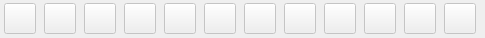
<?xml version="1.0" encoding="UTF-8"?>
<ui version="4.0">
 <class>QBirchImageControl</class>
 <widget class="QWidget" name="QBirchImageControl">
  <property name="geometry">
   <rect>
    <x>0</x>
    <y>0</y>
    <width>485</width>
    <height>38</height>
   </rect>
  </property>
  <property name="sizePolicy">
   <sizepolicy hsizetype="Fixed" vsizetype="Fixed">
    <horstretch>0</horstretch>
    <verstretch>0</verstretch>
   </sizepolicy>
  </property>
  <property name="minimumSize">
   <size>
    <width>268</width>
    <height>38</height>
   </size>
  </property>
  <property name="windowTitle">
   <string>Image control</string>
  </property>
  <layout class="QHBoxLayout" name="horizontalLayout">
   <property name="margin">
    <number>2</number>
   </property>
   <item>
    <widget class="QToolButton" name="viewXButton">
     <property name="enabled">
      <bool>false</bool>
     </property>
     <property name="sizePolicy">
      <sizepolicy hsizetype="Fixed" vsizetype="Fixed">
       <horstretch>0</horstretch>
       <verstretch>0</verstretch>
      </sizepolicy>
     </property>
     <property name="minimumSize">
      <size>
       <width>30</width>
       <height>30</height>
      </size>
     </property>
     <property name="toolTip">
      <string>view along x axis</string>
     </property>
     <property name="text">
      <string/>
     </property>
     <property name="icon">
      <iconset resource="../QBirchWidgets.qrc">
       <normaloff>:/Icons/yz_plane.png</normaloff>:/Icons/yz_plane.png</iconset>
     </property>
     <property name="iconSize">
      <size>
       <width>24</width>
       <height>24</height>
      </size>
     </property>
    </widget>
   </item>
   <item>
    <widget class="QToolButton" name="viewYButton">
     <property name="enabled">
      <bool>false</bool>
     </property>
     <property name="sizePolicy">
      <sizepolicy hsizetype="Fixed" vsizetype="Fixed">
       <horstretch>0</horstretch>
       <verstretch>0</verstretch>
      </sizepolicy>
     </property>
     <property name="minimumSize">
      <size>
       <width>30</width>
       <height>30</height>
      </size>
     </property>
     <property name="toolTip">
      <string>view along y axis</string>
     </property>
     <property name="text">
      <string/>
     </property>
     <property name="icon">
      <iconset resource="../QBirchWidgets.qrc">
       <normaloff>:/Icons/xz_plane.png</normaloff>:/Icons/xz_plane.png</iconset>
     </property>
     <property name="iconSize">
      <size>
       <width>24</width>
       <height>24</height>
      </size>
     </property>
    </widget>
   </item>
   <item>
    <widget class="QToolButton" name="viewZButton">
     <property name="enabled">
      <bool>false</bool>
     </property>
     <property name="sizePolicy">
      <sizepolicy hsizetype="Fixed" vsizetype="Fixed">
       <horstretch>0</horstretch>
       <verstretch>0</verstretch>
      </sizepolicy>
     </property>
     <property name="minimumSize">
      <size>
       <width>30</width>
       <height>30</height>
      </size>
     </property>
     <property name="toolTip">
      <string>view along z axis</string>
     </property>
     <property name="text">
      <string/>
     </property>
     <property name="icon">
      <iconset resource="../QBirchWidgets.qrc">
       <normaloff>:/Icons/xy_plane.png</normaloff>:/Icons/xy_plane.png</iconset>
     </property>
     <property name="iconSize">
      <size>
       <width>24</width>
       <height>24</height>
      </size>
     </property>
    </widget>
   </item>
   <item>
    <widget class="QToolButton" name="flipVerticalButton">
     <property name="enabled">
      <bool>false</bool>
     </property>
     <property name="sizePolicy">
      <sizepolicy hsizetype="Fixed" vsizetype="Fixed">
       <horstretch>0</horstretch>
       <verstretch>0</verstretch>
      </sizepolicy>
     </property>
     <property name="minimumSize">
      <size>
       <width>30</width>
       <height>30</height>
      </size>
     </property>
     <property name="toolTip">
      <string>flip image vertically</string>
     </property>
     <property name="text">
      <string/>
     </property>
     <property name="icon">
      <iconset resource="../QBirchWidgets.qrc">
       <normaloff>:/Icons/flipVicon.png</normaloff>:/Icons/flipVicon.png</iconset>
     </property>
     <property name="iconSize">
      <size>
       <width>24</width>
       <height>24</height>
      </size>
     </property>
    </widget>
   </item>
   <item>
    <widget class="QToolButton" name="flipHorizontalButton">
     <property name="enabled">
      <bool>false</bool>
     </property>
     <property name="sizePolicy">
      <sizepolicy hsizetype="Fixed" vsizetype="Fixed">
       <horstretch>0</horstretch>
       <verstretch>0</verstretch>
      </sizepolicy>
     </property>
     <property name="minimumSize">
      <size>
       <width>30</width>
       <height>30</height>
      </size>
     </property>
     <property name="toolTip">
      <string>flip image horizontally</string>
     </property>
     <property name="text">
      <string/>
     </property>
     <property name="icon">
      <iconset resource="../QBirchWidgets.qrc">
       <normaloff>:/Icons/flipHicon.png</normaloff>:/Icons/flipHicon.png</iconset>
     </property>
     <property name="iconSize">
      <size>
       <width>24</width>
       <height>24</height>
      </size>
     </property>
    </widget>
   </item>
   <item>
    <widget class="QToolButton" name="rotateClockwiseButton">
     <property name="enabled">
      <bool>false</bool>
     </property>
     <property name="sizePolicy">
      <sizepolicy hsizetype="Fixed" vsizetype="Fixed">
       <horstretch>0</horstretch>
       <verstretch>0</verstretch>
      </sizepolicy>
     </property>
     <property name="minimumSize">
      <size>
       <width>30</width>
       <height>30</height>
      </size>
     </property>
     <property name="toolTip">
      <string>rotate clockwise 90 degrees</string>
     </property>
     <property name="text">
      <string/>
     </property>
     <property name="icon">
      <iconset resource="../QBirchWidgets.qrc">
       <normaloff>:/Icons/cwicon.png</normaloff>:/Icons/cwicon.png</iconset>
     </property>
     <property name="iconSize">
      <size>
       <width>24</width>
       <height>24</height>
      </size>
     </property>
    </widget>
   </item>
   <item>
    <widget class="QToolButton" name="rotateCounterClockwiseButton">
     <property name="enabled">
      <bool>false</bool>
     </property>
     <property name="sizePolicy">
      <sizepolicy hsizetype="Fixed" vsizetype="Fixed">
       <horstretch>0</horstretch>
       <verstretch>0</verstretch>
      </sizepolicy>
     </property>
     <property name="minimumSize">
      <size>
       <width>30</width>
       <height>30</height>
      </size>
     </property>
     <property name="toolTip">
      <string>rotate counter clockwise 90 degrees</string>
     </property>
     <property name="text">
      <string/>
     </property>
     <property name="icon">
      <iconset resource="../QBirchWidgets.qrc">
       <normaloff>:/Icons/ccwicon.png</normaloff>:/Icons/ccwicon.png</iconset>
     </property>
     <property name="iconSize">
      <size>
       <width>24</width>
       <height>24</height>
      </size>
     </property>
    </widget>
   </item>
   <item>
    <widget class="QToolButton" name="interpolationButton">
     <property name="enabled">
      <bool>false</bool>
     </property>
     <property name="sizePolicy">
      <sizepolicy hsizetype="Fixed" vsizetype="Fixed">
       <horstretch>0</horstretch>
       <verstretch>0</verstretch>
      </sizepolicy>
     </property>
     <property name="minimumSize">
      <size>
       <width>30</width>
       <height>30</height>
      </size>
     </property>
     <property name="toolTip">
      <string>linear / nearest neighbor interpolation </string>
     </property>
     <property name="text">
      <string/>
     </property>
     <property name="icon">
      <iconset resource="../QBirchWidgets.qrc">
       <normaloff>:/Icons/linearicon.png</normaloff>:/Icons/linearicon.png</iconset>
     </property>
     <property name="iconSize">
      <size>
       <width>24</width>
       <height>24</height>
      </size>
     </property>
     <property name="checkable">
      <bool>true</bool>
     </property>
    </widget>
   </item>
   <item>
    <widget class="QToolButton" name="invertWindowLevelButton">
     <property name="enabled">
      <bool>false</bool>
     </property>
     <property name="sizePolicy">
      <sizepolicy hsizetype="Fixed" vsizetype="Fixed">
       <horstretch>0</horstretch>
       <verstretch>0</verstretch>
      </sizepolicy>
     </property>
     <property name="minimumSize">
      <size>
       <width>30</width>
       <height>30</height>
      </size>
     </property>
     <property name="toolTip">
      <string>invert window level</string>
     </property>
     <property name="text">
      <string/>
     </property>
     <property name="icon">
      <iconset resource="../QBirchWidgets.qrc">
       <normaloff>:/Icons/inverticon.png</normaloff>:/Icons/inverticon.png</iconset>
     </property>
     <property name="iconSize">
      <size>
       <width>24</width>
       <height>24</height>
      </size>
     </property>
    </widget>
   </item>
   <item>
    <widget class="QToolButton" name="backgroundColorButton">
     <property name="enabled">
      <bool>false</bool>
     </property>
     <property name="sizePolicy">
      <sizepolicy hsizetype="Fixed" vsizetype="Fixed">
       <horstretch>0</horstretch>
       <verstretch>0</verstretch>
      </sizepolicy>
     </property>
     <property name="minimumSize">
      <size>
       <width>30</width>
       <height>30</height>
      </size>
     </property>
     <property name="toolTip">
      <string>select background color</string>
     </property>
     <property name="text">
      <string/>
     </property>
     <property name="iconSize">
      <size>
       <width>24</width>
       <height>24</height>
      </size>
     </property>
    </widget>
   </item>
   <item>
    <widget class="QToolButton" name="foregroundColorButton">
     <property name="enabled">
      <bool>false</bool>
     </property>
     <property name="sizePolicy">
      <sizepolicy hsizetype="Fixed" vsizetype="Fixed">
       <horstretch>0</horstretch>
       <verstretch>0</verstretch>
      </sizepolicy>
     </property>
     <property name="minimumSize">
      <size>
       <width>30</width>
       <height>30</height>
      </size>
     </property>
     <property name="toolTip">
      <string>select foreground color</string>
     </property>
     <property name="text">
      <string/>
     </property>
     <property name="iconSize">
      <size>
       <width>24</width>
       <height>24</height>
      </size>
     </property>
    </widget>
   </item>
   <item>
    <widget class="QToolButton" name="annotationColorButton">
     <property name="enabled">
      <bool>false</bool>
     </property>
     <property name="sizePolicy">
      <sizepolicy hsizetype="Fixed" vsizetype="Fixed">
       <horstretch>0</horstretch>
       <verstretch>0</verstretch>
      </sizepolicy>
     </property>
     <property name="minimumSize">
      <size>
       <width>30</width>
       <height>30</height>
      </size>
     </property>
     <property name="toolTip">
      <string>select annotation color</string>
     </property>
     <property name="text">
      <string/>
     </property>
     <property name="iconSize">
      <size>
       <width>24</width>
       <height>24</height>
      </size>
     </property>
    </widget>
   </item>
  </layout>
 </widget>
 <resources>
  <include location="../QBirchWidgets.qrc"/>
 </resources>
 <connections/>
</ui>
